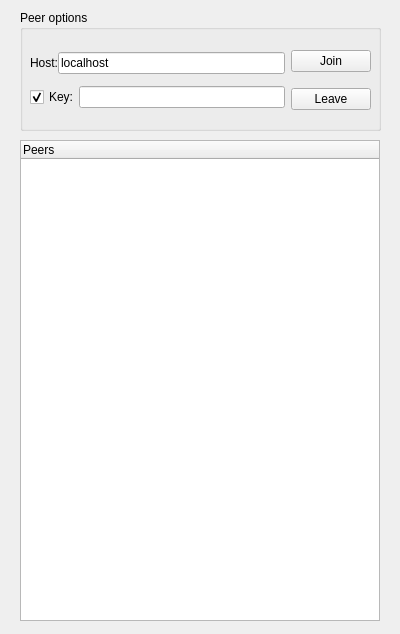
<?xml version="1.0" encoding="UTF-8"?>
<ui version="4.0">
 <class>FormSocket</class>
 <widget class="QWidget" name="FormSocket">
  <property name="geometry">
   <rect>
    <x>0</x>
    <y>0</y>
    <width>400</width>
    <height>634</height>
   </rect>
  </property>
  <property name="minimumSize">
   <size>
    <width>400</width>
    <height>0</height>
   </size>
  </property>
  <property name="maximumSize">
   <size>
    <width>400</width>
    <height>16777215</height>
   </size>
  </property>
  <property name="windowTitle">
   <string>REvoDesignSocket</string>
  </property>
  <widget class="QGroupBox" name="groupBox_ws_client_settings">
   <property name="geometry">
    <rect>
     <x>20</x>
     <y>10</y>
     <width>361</width>
     <height>121</height>
    </rect>
   </property>
   <property name="title">
    <string>Peer options</string>
   </property>
   <widget class="QWidget" name="horizontalLayoutWidget">
    <property name="geometry">
     <rect>
      <x>10</x>
      <y>30</y>
      <width>341</width>
      <height>80</height>
     </rect>
    </property>
    <layout class="QHBoxLayout" name="horizontalLayout">
     <item>
      <layout class="QVBoxLayout" name="verticalLayout_16">
       <property name="spacing">
        <number>0</number>
       </property>
       <item>
        <layout class="QHBoxLayout" name="horizontalLayout_48">
         <item>
          <widget class="QLabel" name="label_molecule_8">
           <property name="statusTip">
            <string>Server IP/domain to connect</string>
           </property>
           <property name="text">
            <string>Host:</string>
           </property>
           <property name="alignment">
            <set>Qt::AlignRight|Qt::AlignTrailing|Qt::AlignVCenter</set>
           </property>
          </widget>
         </item>
         <item>
          <widget class="QLineEdit" name="lineEdit_ws_server_url_to_connect">
           <property name="statusTip">
            <string>Host IP/domain to connect</string>
           </property>
           <property name="text">
            <string>localhost</string>
           </property>
          </widget>
         </item>
        </layout>
       </item>
       <item>
        <layout class="QHBoxLayout" name="horizontalLayout_54">
         <item>
          <widget class="QCheckBox" name="checkBox_ws_server_use_key_2">
           <property name="statusTip">
            <string>Use key in server</string>
           </property>
           <property name="text">
            <string>Key:</string>
           </property>
           <property name="checked">
            <bool>true</bool>
           </property>
          </widget>
         </item>
         <item>
          <widget class="QLineEdit" name="lineEdit_ws_server_key_2">
           <property name="statusTip">
            <string>Server key for client authentication.</string>
           </property>
           <property name="text">
            <string/>
           </property>
          </widget>
         </item>
        </layout>
       </item>
      </layout>
     </item>
     <item>
      <layout class="QVBoxLayout" name="verticalLayout">
       <item>
        <widget class="QPushButton" name="pushButton_ws_connect_to_server">
         <property name="statusTip">
          <string>Join the network</string>
         </property>
         <property name="text">
          <string>Join</string>
         </property>
        </widget>
       </item>
       <item>
        <widget class="QPushButton" name="pushButton_ws_disconnect_from_server">
         <property name="statusTip">
          <string>Leave the network</string>
         </property>
         <property name="text">
          <string>Leave</string>
         </property>
        </widget>
       </item>
      </layout>
     </item>
    </layout>
   </widget>
  </widget>
  <widget class="QTreeWidget" name="treeWidget_ws_peers">
   <property name="geometry">
    <rect>
     <x>20</x>
     <y>140</y>
     <width>360</width>
     <height>481</height>
    </rect>
   </property>
   <property name="statusTip">
    <string>Peers in this networks</string>
   </property>
   <column>
    <property name="text">
     <string>Peers</string>
    </property>
   </column>
  </widget>
 </widget>
 <resources/>
 <connections/>
</ui>
